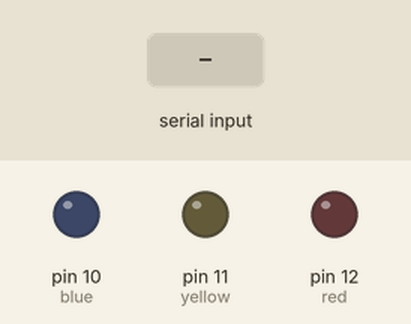
This sketch was run on a simulated Arduino Uno, built with avr-gcc and run on an emulated ATmega328P. Parts: output pins drawn as LEDs (lit = HIGH). The inputs (shaded band) are chosen by the test bench.

Above: at 1.2 s.
1.3 s: "a" received over the second serial link
At 1.7 s:
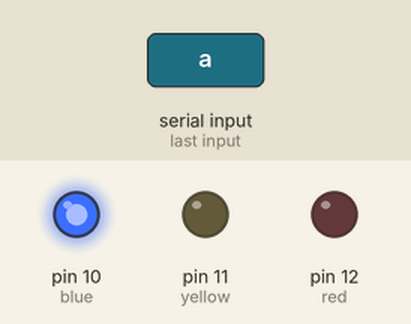
2.8 s: "c" received over the second serial link
At 4.0 s:
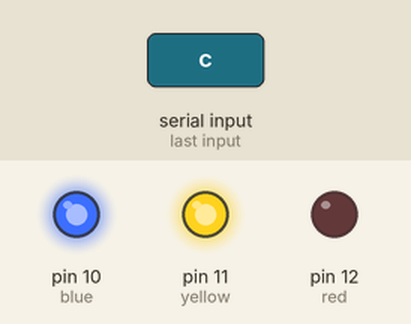
4.3 s: "b" received over the second serial link
At 5.2 s:
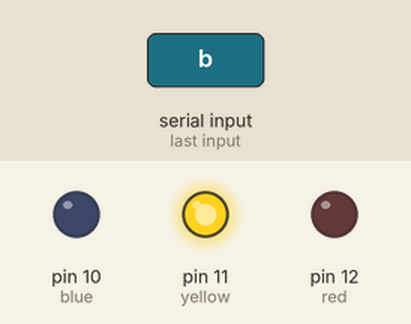
5.8 s: "e" received over the second serial link
At 6.3 s:
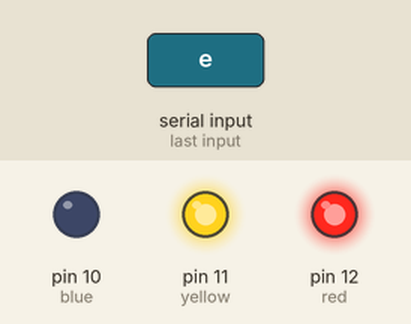
7.3 s: "d" received over the second serial link
At 8.5 s:
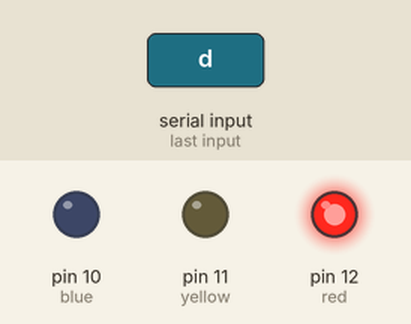
8.8 s: "f" received over the second serial link
At 9.8 s:
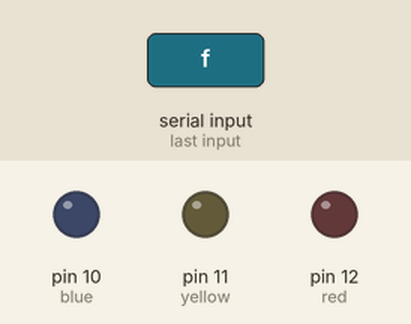
Timing chart, 0 to 11.3 s (numbered marks = the images above; inputs shaded):
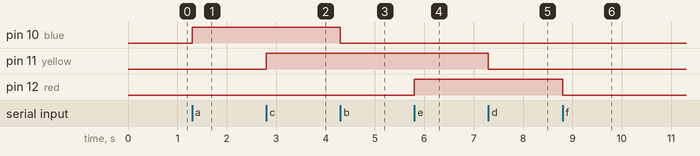

The sketch:

bluetooth_led.ino
```cpp
#include <SoftwareSerial.h>

#define BT_RXD 8
#define BT_TXD 7
SoftwareSerial bluetooth(BT_RXD, BT_TXD);
int blue = 10;
int yellow = 11;
int red = 12;

void setup() {
  bluetooth.begin(9600);
  pinMode(blue, OUTPUT);
  pinMode(yellow, OUTPUT);
  pinMode(red, OUTPUT);
}

void loop(){
  if(bluetooth.available()){
  char bt;
  bt = bluetooth.read();
  if(bt=='a') digitalWrite(blue, HIGH);
  if(bt=='b') digitalWrite(blue, LOW);
  if(bt=='c') digitalWrite(yellow, HIGH);
  if(bt=='d') digitalWrite(yellow, LOW);
  if(bt=='e') digitalWrite(red, HIGH);
  if(bt=='f') digitalWrite(red, LOW);
  }

}
```

Measured:
- after the input at 1.3 s, pin 10 (blue): LOW → HIGH at once
- after the input at 2.8 s, pin 11 (yellow): LOW → HIGH at once
- after the input at 4.3 s, pin 10 (blue): HIGH → LOW at once
- after the input at 5.8 s, pin 12 (red): LOW → HIGH at once
- after the input at 7.3 s, pin 11 (yellow): HIGH → LOW at once
- after the input at 8.8 s, pin 12 (red): HIGH → LOW at once
